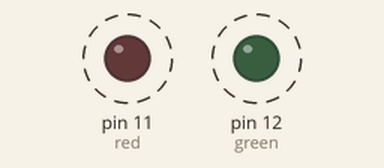
Recording of a program running on a simulated Raspberry Pi (header pin numbers). Shown: output pins drawn as LEDs (lit = HIGH). Dashed ring = blinking.

Above: at 0.2 s.
Timing chart, 0 to 4.6 s (numbered marks = the images above):
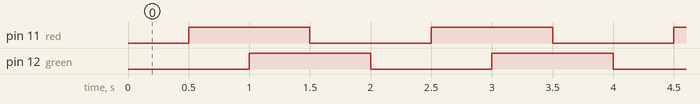

The program:

DualLEDTry.py
```python
import RPi.GPIO as GPIO
import time

red = 11
green = 12

GPIO.setmode(GPIO.BOARD) #pin numbers, not functions

GPIO.setup(red, GPIO.OUT) #sets red pin 11 as an output
GPIO.output(red, GPIO.LOW) #sets red pin 11 to low (0V)

GPIO.setup(green, GPIO.OUT) #same as for red above
GPIO.setup(green, GPIO.LOW)


try:
	while True:
            time.sleep(0.5)
            GPIO.output(red, GPIO.HIGH)
            time.sleep(0.5)
            GPIO.output(green, GPIO.HIGH)
            time.sleep(0.5)
            GPIO.output(red, GPIO.LOW)
            time.sleep(0.5)
            GPIO.output(green, GPIO.LOW)

except KeyboardInterrupt:
	GPIO.output(red,GPIO.LOW)
	GPIO.output(green,GPIO.LOW)
	GPIO.cleanup()
```

Measured:
- by itself, pin 11 (red), pin 12 (green): alternates HIGH for 1.0 s and LOW for 1.0 s
- by itself, everything shown: repeats every 2.0 s, in 4 steps
